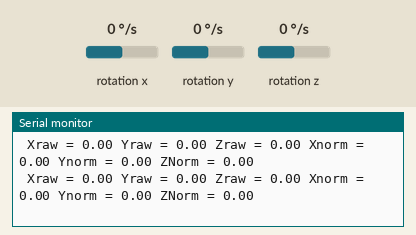
The sketch below on a simulated Arduino Uno, built with avr-gcc and run on an emulated ATmega328P. Shown: the last lines printed to the serial monitor. Wiring (inferred from the names in the program): L3G4200D gyroscope at I2C address 0x69. The inputs (shaded band) are chosen by the test bench; at power-on: rotation x 0 °/s, rotation y 0 °/s, rotation z 0 °/s.

Above: at 1.5 s.
1.6 s: rotation x set to -192 °/s
At 1.79 s:
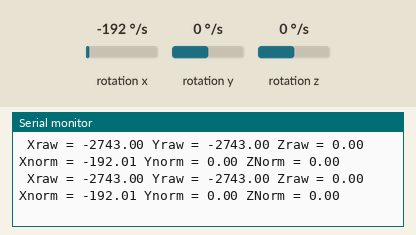
4.6 s: rotation y set to -192 °/s
At 4.81 s:
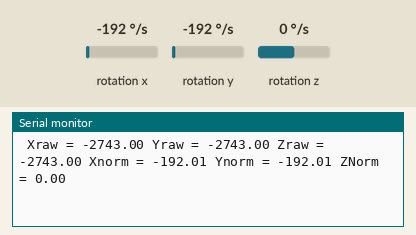
7.6 s: rotation z set to -192 °/s
At 7.78 s:
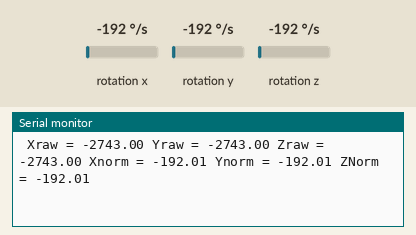
10.6 s: rotation x set to 100 °/s
At 10.63 s:
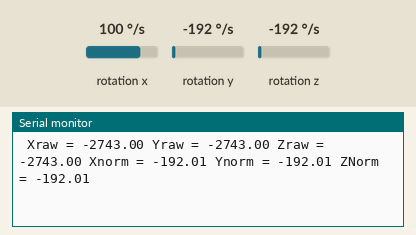
13.6 s: rotation y set to 100 °/s
At 13.6 s:
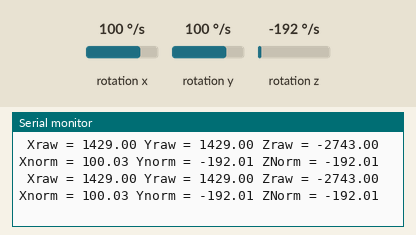
16.6 s: rotation z set to 100 °/s
At 20.53 s:
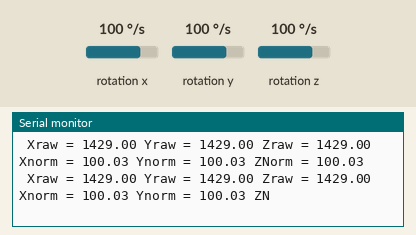
Timing chart, 0 to 20.6 s (numbered marks = the images above; inputs shaded):
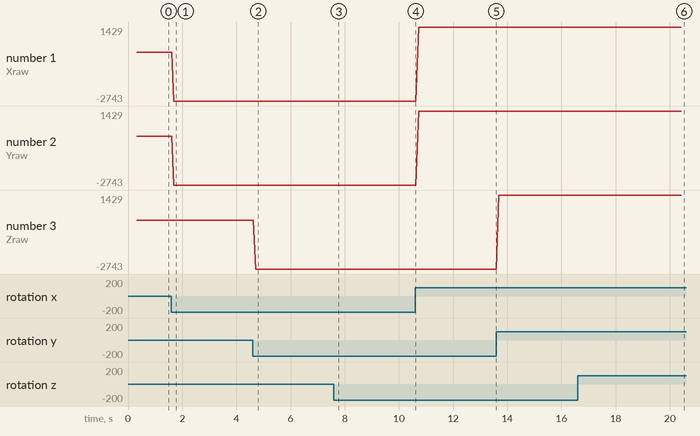

The sketch:

L3G4200D_simple.ino
```cpp
/*
    L3G4200D Triple Axis Gyroscope. Simple Example.
    Read more: http://www.jarzebski.pl/arduino/czujniki-i-sensory/3-osiowy-zyroskop-l3g4200d.html
    GIT: https://github.com/jarzebski/Arduino-L3G4200D
    Web: http://www.jarzebski.pl
    (c) 2014 by Korneliusz Jarzebski
*/

#include <Wire.h>
#include <L3G4200D.h>

L3G4200D gyroscope;

void setup()
{
  Serial.begin(9600);

  // Initialize L3G4200D(dps, odrbw)

  // dps:
  // L3G4200D_SCALE_250DPS:   200 dps
  // L3G4200D_SCALE_500DPS:   500 dps
  // L3G4200D_SCALE_2000DPS: 2000 dps (default)

  // odrbw:
  // L3G4200D_DATARATE_800HZ_50:   Output Data Rate 800HZ, Cut-off 50
  // L3G4200D_DATARATE_800HZ_35:   Output Data Rate 800HZ, Cut-off 35
  // L3G4200D_DATARATE_800HZ_30:   Output Data Rate 800HZ, Cut-off 30
  // L3G4200D_DATARATE_400HZ_110:  Output Data Rate 400HZ, Cut-off 110
  // L3G4200D_DATARATE_400HZ_50:   Output Data Rate 400HZ, Cut-off 50
  // L3G4200D_DATARATE_400HZ_25:   Output Data Rate 400HZ, Cut-off 25
  // L3G4200D_DATARATE_400HZ_20:   Output Data Rate 400HZ, Cut-off 20
  // L3G4200D_DATARATE_200HZ_70:   Output Data Rate 200HZ, Cut-off 70
  // L3G4200D_DATARATE_200HZ_50:   Output Data Rate 200HZ, Cut-off 50
  // L3G4200D_DATARATE_200HZ_25:   Output Data Rate 200HZ, Cut-off 25
  // L3G4200D_DATARATE_200HZ_12_5: Output Data Rate 200HZ, Cut-off 12.5
  // L3G4200D_DATARATE_100HZ_25:   Output Data Rate 100HZ, Cut-off 25
  // L3G4200D_DATARATE_100HZ_12_5: Output Data Rate 100HZ, Cut-off 12.5 (default)

  Serial.println("Initialize L3G4200D");

  while(!gyroscope.begin(L3G4200D_SCALE_2000DPS, L3G4200D_DATARATE_400HZ_50))
  {
    Serial.println("Could not find a valid L3G4200D sensor, check wiring!");
    delay(500);
  }

  // Check selected scale
  Serial.print("Selected scale: ");

  switch(gyroscope.getScale())
  {
    case L3G4200D_SCALE_250DPS:
      Serial.println("250 dps");
      break;
    case L3G4200D_SCALE_500DPS:
      Serial.println("500 dps");
      break;
    case L3G4200D_SCALE_2000DPS:
      Serial.println("2000 dps");
      break;
    default:
      Serial.println("unknown");
      break;
  }

  // Check Output Data Rate and Bandwidth
  Serial.print("Output Data Rate: ");

  switch(gyroscope.getOdrBw())
  {
    case L3G4200D_DATARATE_800HZ_110:
      Serial.println("800HZ, Cut-off 110");
      break;
    case L3G4200D_DATARATE_800HZ_50:
      Serial.println("800HZ, Cut-off 50");
      break;
    case L3G4200D_DATARATE_800HZ_35:
      Serial.println("800HZ, Cut-off 35");
      break;
    case L3G4200D_DATARATE_800HZ_30:
      Serial.println("800HZ, Cut-off 30");
      break;
    case L3G4200D_DATARATE_400HZ_110:
      Serial.println("400HZ, Cut-off 110");
      break;
    case L3G4200D_DATARATE_400HZ_50:
      Serial.println("400HZ, Cut-off 50");
      break;
    case L3G4200D_DATARATE_400HZ_25:
      Serial.println("400HZ, Cut-off 25");
      break;
    case L3G4200D_DATARATE_400HZ_20:
      Serial.println("400HZ, Cut-off 20");
      break;
    case L3G4200D_DATARATE_200HZ_70:
      Serial.println("200HZ, Cut-off 70");
      break;
    case L3G4200D_DATARATE_200HZ_50:
      Serial.println("200HZ, Cut-off 50");
      break;
    case L3G4200D_DATARATE_200HZ_25:
      Serial.println("200HZ, Cut-off 25");
      break;
    case L3G4200D_DATARATE_200HZ_12_5:
      Serial.println("200HZ, Cut-off 12.5");
      break;
    case L3G4200D_DATARATE_100HZ_25:
      Serial.println("100HZ, Cut-off 25");
      break;
    case L3G4200D_DATARATE_100HZ_12_5:
      Serial.println("100HZ, Cut-off 12.5");
      break;
    default:
      Serial.println("unknown");
      break;
  }

  // Calibrate gyroscope. The calibration must be at rest.
  // If you don't want calibrate, comment this line.
  gyroscope.calibrate();

  // Set threshold sensivty. Default 3.
  // If you don't want use threshold, comment this line or set 0.
  gyroscope.setThreshold(3);
}

void loop()
{
  // Read normalized values
  Vector raw = gyroscope.readRaw();

  // Read normalized values in deg/sec
  Vector norm = gyroscope.readNormalize();

  // Output raw
  Serial.print(" Xraw = ");
  Serial.print(raw.XAxis);
  Serial.print(" Yraw = ");
  Serial.print(raw.XAxis);
  Serial.print(" Zraw = ");
  Serial.print(raw.YAxis);

  // Output normalized
  Serial.print(" Xnorm = ");
  Serial.print(norm.XAxis);
  Serial.print(" Ynorm = ");
  Serial.print(norm.YAxis);
  Serial.print(" ZNorm = ");
  Serial.print(norm.ZAxis);

  Serial.println();
}
```

Measured:
- after the input at 1.6 s, the serial monitor: prints a new line after 0.09 s (image 1)
- after the input at 4.6 s, the serial monitor: prints a new line after 0.11 s (image 2)
- after the input at 7.6 s, the serial monitor: prints a new line after 0.07 s (image 3)
- after the input at 16.6 s, the serial monitor: prints a new line after 0.09 s (image 6)
- plotted number 1: 0 → -2743 after the input at 1.6 s, -2743 → 1429 after the input at 10.6 s
- plotted number 2: 0 → -2743 after the input at 1.6 s, -2743 → 1429 after the input at 10.6 s
